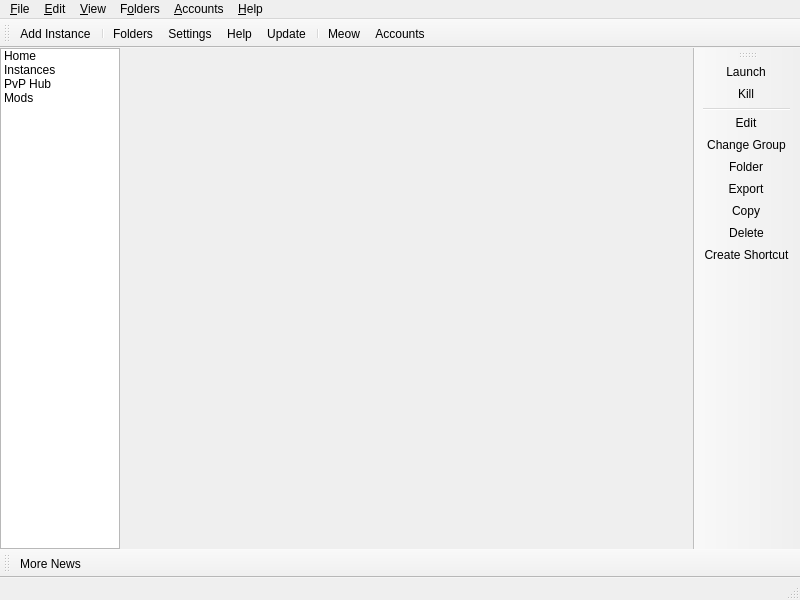
<?xml version="1.0" encoding="UTF-8"?>
<ui version="4.0">
 <class>MainWindow</class>
 <widget class="QMainWindow" name="MainWindow">
  <property name="geometry">
   <rect>
    <x>0</x>
    <y>0</y>
    <width>800</width>
    <height>600</height>
   </rect>
  </property>
  <widget class="QWidget" name="centralWidget">
   <layout class="QHBoxLayout" name="horizontalLayout">
    <property name="spacing">
     <number>0</number>
    </property>
    <property name="leftMargin">
     <number>0</number>
    </property>
    <property name="topMargin">
     <number>0</number>
    </property>
    <property name="rightMargin">
     <number>0</number>
    </property>
    <property name="bottomMargin">
     <number>0</number>
    </property>
    <item>
     <widget class="QListWidget" name="sideBar">
      <property name="maximumSize">
       <size>
        <width>120</width>
        <height>16777215</height>
       </size>
      </property>
      <property name="iconSize">
       <size>
        <width>24</width>
        <height>24</height>
       </size>
      </property>
      <property name="spacing">
       <number>10</number>
      </property>
      <property name="viewMode">
       <enum>QListView::ListMode</enum>
      </property>
      <item>
       <property name="text">
        <string>Home</string>
       </property>
       <property name="icon">
        <iconset theme="news"/>
       </property>
      </item>
      <item>
       <property name="text">
        <string>Instances</string>
       </property>
       <property name="icon">
        <iconset theme="launcher"/>
       </property>
      </item>
      <item>
       <property name="text">
        <string>PvP Hub</string>
       </property>
       <property name="icon">
        <iconset theme="cat"/>
       </property>
      </item>
      <item>
       <property name="text">
        <string>Mods</string>
       </property>
       <property name="icon">
        <iconset theme="centralmods"/>
       </property>
      </item>
     </widget>
    </item>
    <item>
     <widget class="QStackedWidget" name="stackedWidget">
      <property name="currentIndex">
       <number>1</number>
      </property>
     </widget>
    </item>
   </layout>
  </widget>
  <widget class="QStatusBar" name="statusBar"/>
  <widget class="QToolBar" name="mainToolBar">
   <property name="windowTitle">
    <string>Main Toolbar</string>
   </property>
   <property name="allowedAreas">
    <set>Qt::BottomToolBarArea|Qt::TopToolBarArea</set>
   </property>
   <property name="toolButtonStyle">
    <enum>Qt::ToolButtonTextBesideIcon</enum>
   </property>
   <property name="floatable">
    <bool>false</bool>
   </property>
   <attribute name="toolBarArea">
    <enum>TopToolBarArea</enum>
   </attribute>
   <attribute name="toolBarBreak">
    <bool>false</bool>
   </attribute>
   <addaction name="actionAddInstance"/>
   <addaction name="separator"/>
   <addaction name="actionFoldersButton"/>
   <addaction name="actionSettings"/>
   <addaction name="actionHelpButton"/>
   <addaction name="actionCheckUpdate"/>
   <addaction name="separator"/>
   <addaction name="actionCAT"/>
   <addaction name="actionAccountsButton"/>
  </widget>
  <widget class="QToolBar" name="newsToolBar">
   <property name="windowTitle">
    <string>News Toolbar</string>
   </property>
   <property name="allowedAreas">
    <set>Qt::BottomToolBarArea|Qt::TopToolBarArea</set>
   </property>
   <property name="iconSize">
    <size>
     <width>16</width>
     <height>16</height>
    </size>
   </property>
   <property name="toolButtonStyle">
    <enum>Qt::ToolButtonTextBesideIcon</enum>
   </property>
   <property name="floatable">
    <bool>false</bool>
   </property>
   <attribute name="toolBarArea">
    <enum>BottomToolBarArea</enum>
   </attribute>
   <attribute name="toolBarBreak">
    <bool>false</bool>
   </attribute>
   <addaction name="actionMoreNews"/>
  </widget>
  <widget class="WideBar" name="instanceToolBar">
   <property name="windowTitle">
    <string>Instance Toolbar</string>
   </property>
   <property name="allowedAreas">
    <set>Qt::LeftToolBarArea|Qt::RightToolBarArea</set>
   </property>
   <property name="iconSize">
    <size>
     <width>16</width>
     <height>16</height>
    </size>
   </property>
   <property name="toolButtonStyle">
    <enum>Qt::ToolButtonTextBesideIcon</enum>
   </property>
   <property name="floatable">
    <bool>false</bool>
   </property>
   <property name="useDefaultAction" stdset="0">
    <bool>true</bool>
   </property>
   <attribute name="toolBarArea">
    <enum>RightToolBarArea</enum>
   </attribute>
   <attribute name="toolBarBreak">
    <bool>false</bool>
   </attribute>
   <addaction name="actionLaunchInstance"/>
   <addaction name="actionKillInstance"/>
   <addaction name="separator"/>
   <addaction name="actionEditInstance"/>
   <addaction name="actionChangeInstGroup"/>
   <addaction name="actionViewSelectedInstFolder"/>
   <addaction name="actionExportInstance"/>
   <addaction name="actionCopyInstance"/>
   <addaction name="actionDeleteInstance"/>
   <addaction name="actionCreateInstanceShortcut"/>
  </widget>
  <widget class="QMenuBar" name="menuBar">
   <property name="geometry">
    <rect>
     <x>0</x>
     <y>0</y>
     <width>800</width>
     <height>22</height>
    </rect>
   </property>
   <widget class="QMenu" name="fileMenu">
    <property name="title">
     <string>&amp;File</string>
    </property>
    <property name="toolTipsVisible">
     <bool>true</bool>
    </property>
    <addaction name="actionAddInstance"/>
    <addaction name="separator"/>
    <addaction name="actionLaunchInstance"/>
    <addaction name="actionKillInstance"/>
    <addaction name="separator"/>
    <addaction name="actionEditInstance"/>
    <addaction name="actionChangeInstGroup"/>
    <addaction name="actionViewSelectedInstFolder"/>
    <addaction name="actionExportInstance"/>
    <addaction name="actionCopyInstance"/>
    <addaction name="actionDeleteInstance"/>
    <addaction name="actionCreateInstanceShortcut"/>
    <addaction name="separator"/>
    <addaction name="actionSettings"/>
    <addaction name="actionCloseWindow"/>
   </widget>
   <widget class="QMenu" name="editMenu">
    <property name="title">
     <string>&amp;Edit</string>
    </property>
    <property name="toolTipsVisible">
     <bool>true</bool>
    </property>
    <addaction name="actionUndoTrashInstance"/>
   </widget>
   <widget class="QMenu" name="viewMenu">
    <property name="title">
     <string>&amp;View</string>
    </property>
    <property name="toolTipsVisible">
     <bool>true</bool>
    </property>
    <addaction name="actionChangeTheme"/>
    <addaction name="separator"/>
    <addaction name="actionCAT"/>
    <addaction name="actionToggleStatusBar"/>
    <addaction name="actionLockToolbars"/>
    <addaction name="separator"/>
   </widget>
   <widget class="QMenu" name="foldersMenu">
    <property name="title">
     <string>F&amp;olders</string>
    </property>
    <property name="toolTipsVisible">
     <bool>true</bool>
    </property>
    <addaction name="actionViewLauncherRootFolder"/>
    <addaction name="separator"/>
    <addaction name="actionViewInstanceFolder"/>
    <addaction name="actionViewCentralModsFolder"/>
    <addaction name="actionViewSkinsFolder"/>
    <addaction name="actionViewJavaFolder"/>
    <addaction name="separator"/>
    <addaction name="actionViewIconThemeFolder"/>
    <addaction name="actionViewWidgetThemeFolder"/>
    <addaction name="actionViewCatPackFolder"/>
    <addaction name="actionViewIconsFolder"/>
    <addaction name="separator"/>
    <addaction name="actionViewLogsFolder"/>
   </widget>
   <widget class="QMenu" name="accountsMenu">
    <property name="title">
     <string>&amp;Accounts</string>
    </property>
   </widget>
   <widget class="QMenu" name="helpMenu">
    <property name="title">
     <string>&amp;Help</string>
    </property>
    <property name="toolTipsVisible">
     <bool>true</bool>
    </property>
    <addaction name="actionClearMetadata"/>
    <addaction name="actionReportBug"/>
    <addaction name="actionViewLog"/>
    <addaction name="actionAddToPATH"/>
    <addaction name="separator"/>
    <addaction name="actionMATRIX"/>
    <addaction name="actionDISCORD"/>
    <addaction name="actionREDDIT"/>
    <addaction name="separator"/>
    <addaction name="actionMoreNews"/>
    <addaction name="actionCheckUpdate"/>
    <addaction name="actionOpenWiki"/>
    <addaction name="actionAbout"/>
   </widget>
   <addaction name="fileMenu"/>
   <addaction name="editMenu"/>
   <addaction name="viewMenu"/>
   <addaction name="foldersMenu"/>
   <addaction name="accountsMenu"/>
   <addaction name="helpMenu"/>
  </widget>
  <action name="actionMoreNews">
   <property name="icon">
    <iconset theme="news"/>
   </property>
   <property name="text">
    <string>More News...</string>
   </property>
   <property name="toolTip">
    <string>Open the development blog to read more news about %1.</string>
   </property>
  </action>
  <action name="actionCAT">
   <property name="checkable">
    <bool>true</bool>
   </property>
   <property name="icon">
    <iconset theme="cat"/>
   </property>
   <property name="text">
    <string>&amp;Meow</string>
   </property>
   <property name="toolTip">
    <string>It's a fluffy kitty :3</string>
   </property>
  </action>
  <action name="actionToggleStatusBar">
   <property name="checkable">
    <bool>true</bool>
   </property>
   <property name="text">
    <string>Status Bar</string>
   </property>
  </action>
  <action name="actionLockToolbars">
   <property name="checkable">
    <bool>true</bool>
   </property>
   <property name="text">
    <string>Lock Toolbars</string>
   </property>
  </action>
  <action name="actionUndoTrashInstance">
   <property name="enabled">
    <bool>false</bool>
   </property>
   <property name="text">
    <string>&amp;Undo Last Instance Deletion</string>
   </property>
  </action>
  <action name="actionAddInstance">
   <property name="icon">
    <iconset theme="new"/>
   </property>
   <property name="text">
    <string>Add Instanc&amp;e...</string>
   </property>
   <property name="toolTip">
    <string>Add a new instance.</string>
   </property>
  </action>
  <action name="actionCheckUpdate">
   <property name="icon">
    <iconset theme="checkupdate"/>
   </property>
   <property name="text">
    <string>&amp;Update...</string>
   </property>
   <property name="toolTip">
    <string>Check for new updates for %1.</string>
   </property>
   <property name="menuRole">
    <enum>QAction::ApplicationSpecificRole</enum>
   </property>
  </action>
  <action name="actionSettings">
   <property name="icon">
    <iconset theme="settings"/>
   </property>
   <property name="text">
    <string>Setti&amp;ngs...</string>
   </property>
   <property name="toolTip">
    <string>Change settings.</string>
   </property>
   <property name="menuRole">
    <enum>QAction::PreferencesRole</enum>
   </property>
  </action>
  <action name="actionManageSkins">
   <property name="icon">
    <iconset theme="settings"/>
   </property>
   <property name="text">
    <string>Manage &amp;Skins...</string>
   </property>
  </action>
  <action name="actionManageAccounts">
   <property name="icon">
    <iconset theme="accounts"/>
   </property>
   <property name="text">
    <string>&amp;Manage Accounts...</string>
   </property>
  </action>
  <action name="actionLaunchInstance">
   <property name="icon">
    <iconset theme="launch"/>
   </property>
   <property name="text">
    <string>&amp;Launch</string>
   </property>
   <property name="toolTip">
    <string>Launch the selected instance.</string>
   </property>
  </action>
  <action name="actionKillInstance">
   <property name="icon">
    <iconset theme="status-bad"/>
   </property>
   <property name="text">
    <string>&amp;Kill</string>
   </property>
   <property name="toolTip">
    <string>Kill the running instance.</string>
   </property>
   <property name="shortcut">
    <string>Ctrl+K</string>
   </property>
  </action>
  <action name="actionRenameInstance">
   <property name="icon">
    <iconset theme="rename"/>
   </property>
   <property name="text">
    <string>Rename</string>
   </property>
   <property name="toolTip">
    <string>Rename the selected instance.</string>
   </property>
  </action>
  <action name="actionChangeInstGroup">
   <property name="icon">
    <iconset theme="tag"/>
   </property>
   <property name="text">
    <string>&amp;Change Group...</string>
   </property>
   <property name="toolTip">
    <string>Change the selected instance's group.</string>
   </property>
   <property name="shortcut">
    <string>Ctrl+G</string>
   </property>
  </action>
  <action name="actionChangeInstIcon">
   <property name="text">
    <string>Change Icon</string>
   </property>
   <property name="toolTip">
    <string>Change the selected instance's icon.</string>
   </property>
  </action>
  <action name="actionEditInstance">
   <property name="icon">
    <iconset theme="settings"/>
   </property>
   <property name="text">
    <string>&amp;Edit...</string>
   </property>
   <property name="toolTip">
    <string>Change the instance settings, mods and versions.</string>
   </property>
   <property name="shortcut">
    <string>Ctrl+I</string>
   </property>
  </action>
  <action name="actionViewSelectedInstFolder">
   <property name="icon">
    <iconset theme="viewfolder"/>
   </property>
   <property name="text">
    <string>&amp;Folder</string>
   </property>
   <property name="toolTip">
    <string>Open the selected instance's root folder in a file browser.</string>
   </property>
  </action>
  <action name="actionDeleteInstance">
   <property name="icon">
    <iconset theme="delete"/>
   </property>
   <property name="text">
    <string>Dele&amp;te</string>
   </property>
   <property name="toolTip">
    <string>Delete the selected instance.</string>
   </property>
   <property name="autoRepeat">
    <bool>false</bool>
   </property>
  </action>
  <action name="actionCopyInstance">
   <property name="icon">
    <iconset theme="copy"/>
   </property>
   <property name="text">
    <string>Cop&amp;y...</string>
   </property>
   <property name="toolTip">
    <string>Copy the selected instance.</string>
   </property>
   <property name="shortcut">
    <string>Ctrl+D</string>
   </property>
  </action>
  <action name="actionExportInstance">
   <property name="icon">
    <iconset theme="export"/>
   </property>
   <property name="text">
    <string>E&amp;xport...</string>
   </property>
   <property name="toolTip">
    <string>Export the selected instance to supported formats.</string>
   </property>
  </action>
  <action name="actionExportInstanceZip">
   <property name="icon">
    <iconset theme="launcher"/>
   </property>
   <property name="text">
    <string>Prism Launcher (zip)</string>
   </property>
  </action>
  <action name="actionExportInstanceMrPack">
   <property name="icon">
    <iconset theme="modrinth"/>
   </property>
   <property name="text">
    <string>Modrinth (mrpack)</string>
   </property>
  </action>
  <action name="actionExportInstanceFlamePack">
   <property name="icon">
    <iconset theme="flame"/>
   </property>
   <property name="text">
    <string>CurseForge (zip)</string>
   </property>
  </action>
  <action name="actionCreateInstanceShortcut">
   <property name="icon">
    <iconset theme="shortcut"/>
   </property>
   <property name="text">
    <string>Create Shortcut</string>
   </property>
   <property name="toolTip">
    <string>Creates a shortcut on a selected folder to launch the selected instance.</string>
   </property>
  </action>
  <action name="actionNoAccountsAdded">
   <property name="icon">
    <iconset theme="noaccount"/>
   </property>
   <property name="text">
    <string>No accounts added!</string>
   </property>
  </action>
  <action name="actionNoDefaultAccount">
   <property name="checkable">
    <bool>true</bool>
   </property>
   <property name="icon">
    <iconset theme="noaccount"/>
   </property>
   <property name="text">
    <string>No Default Account</string>
   </property>
   <property name="shortcut">
    <string>Ctrl+0</string>
   </property>
  </action>
  <action name="actionCloseWindow">
   <property name="icon">
    <iconset theme="status-bad"/>
   </property>
   <property name="text">
    <string>Close &amp;Window</string>
   </property>
   <property name="toolTip">
    <string>Close the current window</string>
   </property>
   <property name="menuRole">
    <enum>QAction::QuitRole</enum>
   </property>
  </action>
  <action name="actionViewInstanceFolder">
   <property name="icon">
    <iconset theme="viewfolder"/>
   </property>
   <property name="text">
    <string>&amp;Instances</string>
   </property>
   <property name="toolTip">
    <string>Open the instances folder in a file browser.</string>
   </property>
  </action>
  <action name="actionViewLauncherRootFolder">
   <property name="icon">
    <iconset theme="viewfolder"/>
   </property>
   <property name="text">
    <string>Launcher &amp;Root</string>
   </property>
   <property name="toolTip">
    <string>Open the launcher's root folder in a file browser.</string>
   </property>
  </action>
  <action name="actionViewCentralModsFolder">
   <property name="icon">
    <iconset theme="centralmods"/>
   </property>
   <property name="text">
    <string>&amp;Central Mods</string>
   </property>
   <property name="toolTip">
    <string>Open the central mods folder in a file browser.</string>
   </property>
  </action>
  <action name="actionViewSkinsFolder">
   <property name="icon">
    <iconset theme="viewfolder"/>
   </property>
   <property name="text">
    <string>&amp;Skins</string>
   </property>
   <property name="toolTip">
    <string>Open the skins folder in a file browser.</string>
   </property>
  </action>
  <action name="actionViewIconsFolder">
   <property name="icon">
    <iconset theme="viewfolder"/>
   </property>
   <property name="text">
    <string>Instance Icons</string>
   </property>
   <property name="toolTip">
    <string>Open the instance icons folder in a file browser.</string>
   </property>
  </action>
  <action name="actionViewLogsFolder">
   <property name="icon">
    <iconset theme="viewfolder"/>
   </property>
   <property name="text">
    <string>Logs</string>
   </property>
   <property name="toolTip">
    <string>Open the logs folder in a file browser.</string>
   </property>
  </action>
  <action name="actionChangeTheme">
   <property name="text">
    <string>Themes</string>
   </property>
  </action>
  <action name="actionReportBug">
   <property name="icon">
    <iconset theme="bug"/>
   </property>
   <property name="text">
    <string>Report a Bug or Suggest a Feature</string>
   </property>
   <property name="toolTip">
    <string>Open the bug tracker to report a bug with %1.</string>
   </property>
  </action>
  <action name="actionDISCORD">
   <property name="icon">
    <iconset theme="discord"/>
   </property>
   <property name="text">
    <string>&amp;Discord Guild</string>
   </property>
   <property name="toolTip">
    <string>Open %1 Discord guild.</string>
   </property>
  </action>
  <action name="actionMATRIX">
   <property name="icon">
    <iconset theme="matrix"/>
   </property>
   <property name="text">
    <string>&amp;Matrix Space</string>
   </property>
   <property name="toolTip">
    <string>Open %1 Matrix space.</string>
   </property>
  </action>
  <action name="actionREDDIT">
   <property name="icon">
    <iconset theme="reddit-alien"/>
   </property>
   <property name="text">
    <string>Sub&amp;reddit</string>
   </property>
   <property name="toolTip">
    <string>Open %1 subreddit.</string>
   </property>
  </action>
  <action name="actionAbout">
   <property name="icon">
    <iconset theme="about"/>
   </property>
   <property name="text">
    <string>&amp;About %1</string>
   </property>
   <property name="toolTip">
    <string>View information about %1.</string>
   </property>
   <property name="menuRole">
    <enum>QAction::AboutRole</enum>
   </property>
  </action>
  <action name="actionClearMetadata">
   <property name="icon">
    <iconset theme="refresh"/>
   </property>
   <property name="text">
    <string>&amp;Clear Metadata Cache</string>
   </property>
   <property name="toolTip">
    <string>Clear cached metadata</string>
   </property>
  </action>
  <action name="actionViewLog">
   <property name="icon">
    <iconset theme="log">
     <normaloff>.</normaloff>.</iconset>
   </property>
   <property name="text">
    <string>View logs</string>
   </property>
   <property name="toolTip">
    <string>View current and previous launcher logs</string>
   </property>
  </action>
  <action name="actionAddToPATH">
   <property name="icon">
    <iconset theme="custom-commands"/>
   </property>
   <property name="text">
    <string>Install to &amp;PATH</string>
   </property>
   <property name="toolTip">
    <string>Install a %1 symlink to /usr/local/bin</string>
   </property>
  </action>
  <action name="actionFoldersButton">
   <property name="icon">
    <iconset theme="viewfolder"/>
   </property>
   <property name="text">
    <string>Folders</string>
   </property>
   <property name="toolTip">
    <string>Open one of the folders shared between instances.</string>
   </property>
  </action>
  <action name="actionHelpButton">
   <property name="icon">
    <iconset theme="help"/>
   </property>
   <property name="text">
    <string>Help</string>
   </property>
   <property name="toolTip">
    <string>Get help with %1 or Minecraft.</string>
   </property>
  </action>
  <action name="actionAccountsButton">
   <property name="icon">
    <iconset theme="noaccount"/>
   </property>
   <property name="text">
    <string>Accounts</string>
   </property>
  </action>
  <action name="actionOpenWiki">
   <property name="icon">
    <iconset theme="help"/>
   </property>
   <property name="text">
    <string>%1 &amp;Wiki</string>
   </property>
   <property name="toolTip">
    <string>Open the %1 wiki</string>
   </property>
  </action>
  <action name="actionViewWidgetThemeFolder">
   <property name="icon">
    <iconset theme="viewfolder"/>
   </property>
   <property name="text">
    <string>&amp;Widget Themes</string>
   </property>
   <property name="toolTip">
    <string>Open the widget themes folder in a file browser.</string>
   </property>
  </action>
  <action name="actionViewIconThemeFolder">
   <property name="icon">
    <iconset theme="viewfolder"/>
   </property>
   <property name="text">
    <string>I&amp;con Theme</string>
   </property>
   <property name="toolTip">
    <string>Open the icon theme folder in a file browser.</string>
   </property>
  </action>
  <action name="actionViewCatPackFolder">
   <property name="icon">
    <iconset theme="viewfolder"/>
   </property>
   <property name="text">
    <string>Cat Packs</string>
   </property>
   <property name="toolTip">
    <string>Open the cat packs folder in a file browser.</string>
   </property>
  </action>
  <action name="actionViewJavaFolder">
   <property name="icon">
    <iconset theme="viewfolder"/>
   </property>
   <property name="text">
    <string>Java</string>
   </property>
   <property name="toolTip">
    <string>Open the Java folder in a file browser. Only available if the built-in Java downloader is used.</string>
   </property>
  </action>
 </widget>
 <customwidgets>
  <customwidget>
   <class>WideBar</class>
   <extends>QToolBar</extends>
   <header>ui/widgets/WideBar.h</header>
  </customwidget>
 </customwidgets>
 <resources/>
 <connections/>
</ui>
